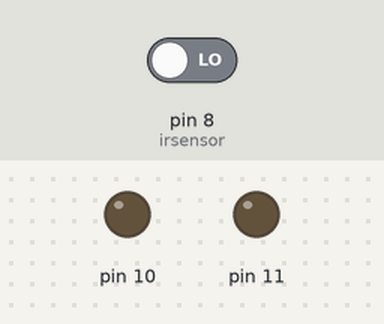
Recording of a sketch running on a simulated Arduino Uno, built with avr-gcc and run on an emulated ATmega328P. Parts: output pins drawn as LEDs (lit = HIGH). The inputs (shaded band) are chosen by the test bench; at power-on: pin 8 (irsensor) LOW.

Above: at 1.2 s.
1.3 s: pin 8 (irsensor) driven HIGH
At 2.5 s:
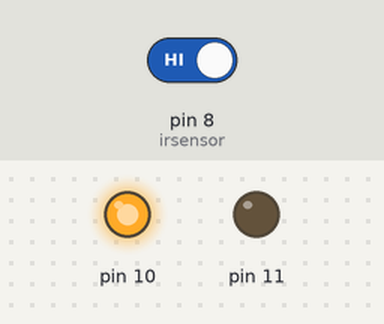
2.8 s: pin 8 (irsensor) driven LOW
At 3.9 s:
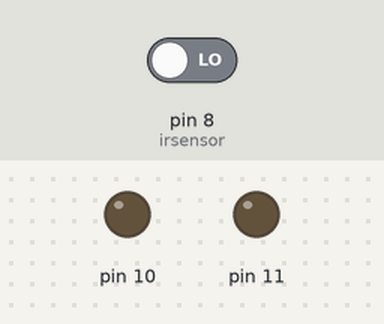
Timing chart, 0 to 5.8 s (numbered marks = the images above; inputs shaded):
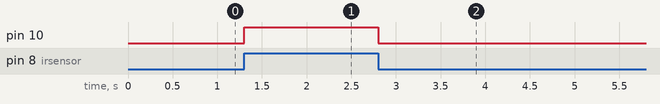

The sketch:

mlotor.ino
```cpp
int irsensor=8;
int count=0;

void setup() {
  // put your setup code here, to run once:
pinMode(irsensor,0);
pinMode(10,1);
pinMode(11,1);
Serial.begin(9600);
}

void loop() {
  // put your main code here, to run repeatedly:
int x;
x=digitalRead(8);
if(x==1)
{
  digitalWrite(10,1);
  digitalWrite(11,0);
  }
  if(x==0)
{
  digitalWrite(10,0);
  digitalWrite(11,0);
  }
}
```

Measured:
- after the input at 1.3 s, pin 10: LOW → HIGH at once
- after the input at 2.8 s, pin 10: HIGH → LOW at once
